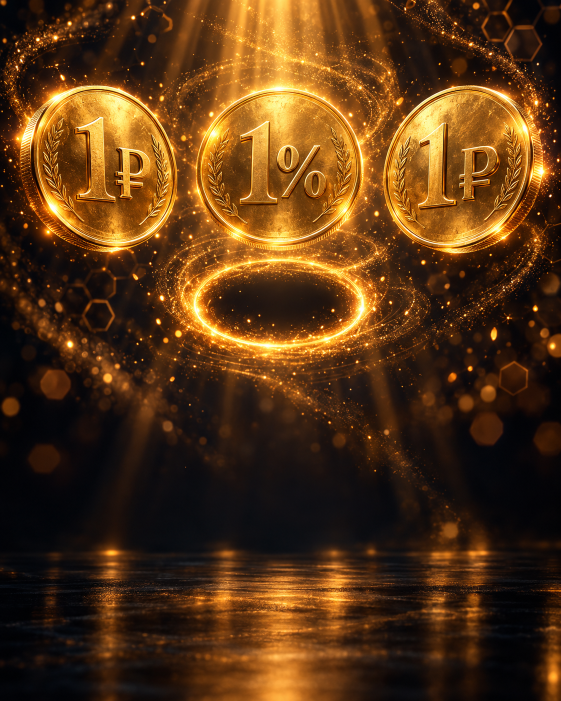
#> input picture promo/coins-bg-2.png, 1122 x 1402 px, found by its file name (shown at 1/2 size)
$ python make_promo2.py
#> lines starting #> are read from the running program, lines starting #| are printed output that depends on the picture
# Вторая, «завораживающая» версия рекламы «1 ₽ · 1% · 1 ₽» (4:5, 1080x1350).
# Фон: promo/coins-bg-2.png (сгенерирован), логотип: iva_logo.png.
# Шрифт Montserrat (OFL) из npm-пакета @fontsource/montserrat, собран в /tmp/fnt/M*.ttf.
from PIL import Image, ImageDraw, ImageFilter, ImageFont, ImageChops

ROOT = '/home/user/Arenda-Nvk/'
W, H = 1360, 1700
SHIFT = 148                                   # поднимаем сцену, чтобы влез текст
K = W / 1122                                  # масштаб исходного фона
OR, TX, GR = (255, 143, 31), (246, 242, 234), (206, 198, 184)
F = lambda w, s: ImageFont.truetype('/tmp/fnt/M%d.ttf' % w, s)

src = Image.open(ROOT + 'promo/coins-bg-2.png').convert('RGB').resize((W, round(1402 * K)), Image.LANCZOS)
bg = Image.new('RGB', (W, H))
#> bg: PIL image 1360x1700 RGB; every value is 0
bg.paste(src.crop((0, SHIFT, W, src.height)), (0, 0))
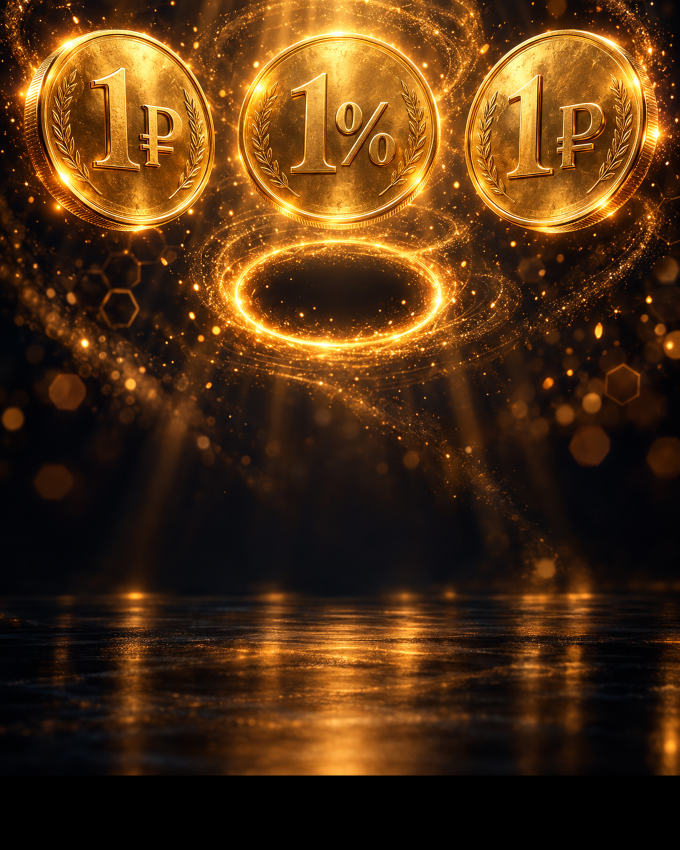
#> bg: PIL image 1360x1700 RGB (shown at 1/2 size); mean R, G, B 78.7, 47.9, 18.7
floor = src.crop((0, src.height - SHIFT - 40, W, src.height)).transpose(Image.FLIP_TOP_BOTTOM)
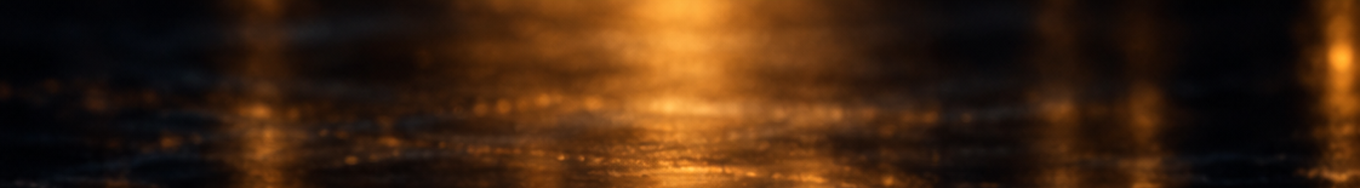
#> floor: PIL image 1360x188 RGB; mean R, G, B 62.1, 35.3, 14.9
bg.paste(floor, (0, src.height - SHIFT - 40))
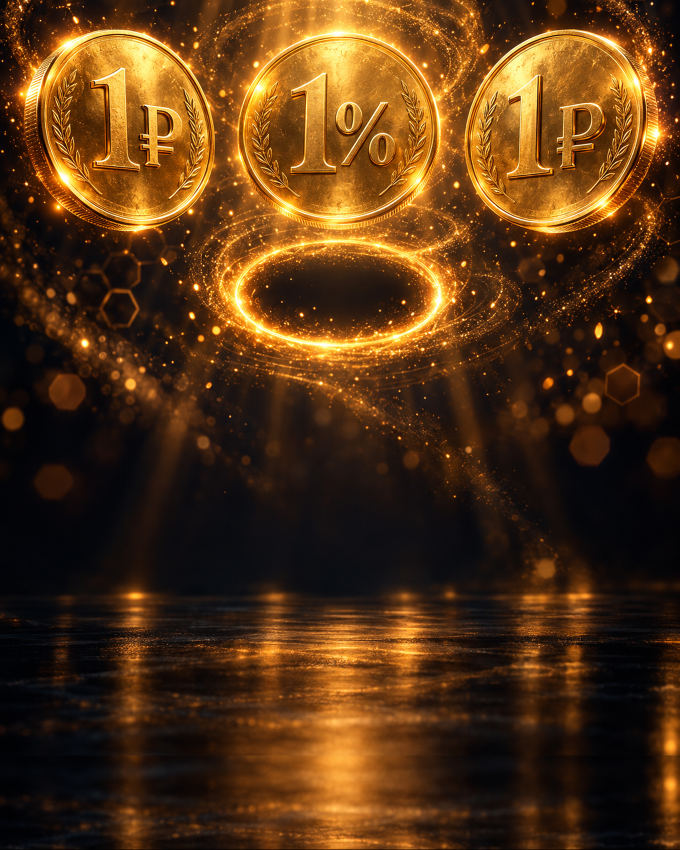
#> bg: PIL image 1360x1700 RGB (shown at 1/2 size); mean R, G, B 84.2, 51, 20
img = bg.convert('RGBA')

# мягкое затемнение под текстом (свет по краям остаётся)
shade = Image.new('L', (W, H), 0)
#> shade: PIL image 1360x1700 L; every value is 0
sd = ImageDraw.Draw(shade)
for y in range(780, H):
    sd.line([(0, y), (W, y)], fill=int(min(185, (y - 780) * 0.62)))
img = Image.composite(Image.new('RGBA', (W, H), (8, 9, 13, 255)), img, shade)
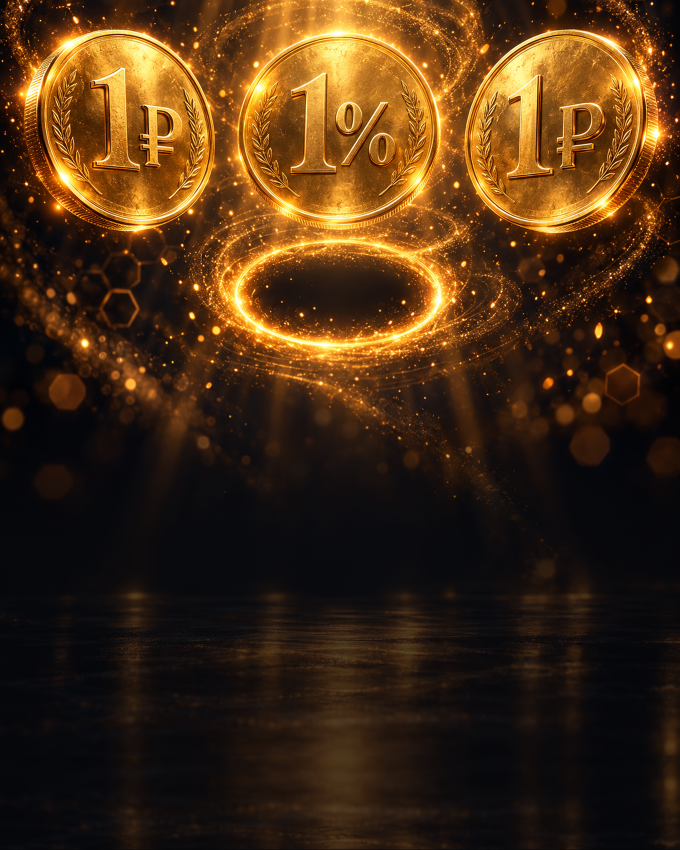
#> img: PIL image 1360x1700 RGBA (shown at 1/2 size); mean R, G, B, A 70.3, 44.4, 19.5, 255


# [8 lines left out: function gold_fill, not called in this run]


def glow(layer, radius, times=1):
    global img
    for _ in range(times):
        img = Image.alpha_composite(img, layer.filter(ImageFilter.GaussianBlur(radius)))


# ---- логотип-медальон того же размера, что монеты ----
D = round(318 * K)
CX, CY = round(566 * K), round(668 * K) - SHIFT
TOP = CY - D // 2
halo = Image.new('RGBA', (W, H), (0, 0, 0, 0))
#> halo: PIL image 1360x1700 RGBA; every value is 0
ImageDraw.Draw(halo).ellipse((CX - D // 2 - 40, TOP - 40, CX + D // 2 + 40, TOP + D + 40), fill=(255, 160, 40, 170))
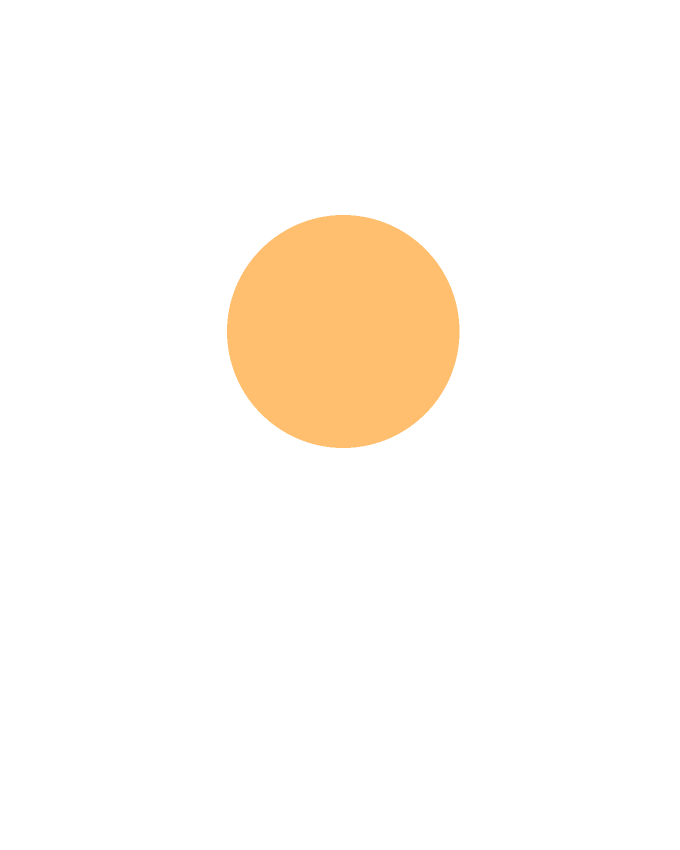
#> halo: PIL image 1360x1700 RGBA (shown at 1/2 size); mean R, G, B, A 18.8, 11.8, 2.9, 12.5; transparent parts drawn white
glow(halo, 40)
#> the loop in glow, `for _ in range(times):` made 1 pass
#> pass 1, in glow, `img = Image.alpha_composite(img, layer.filter(ImageFilter.GaussianBlur..`:
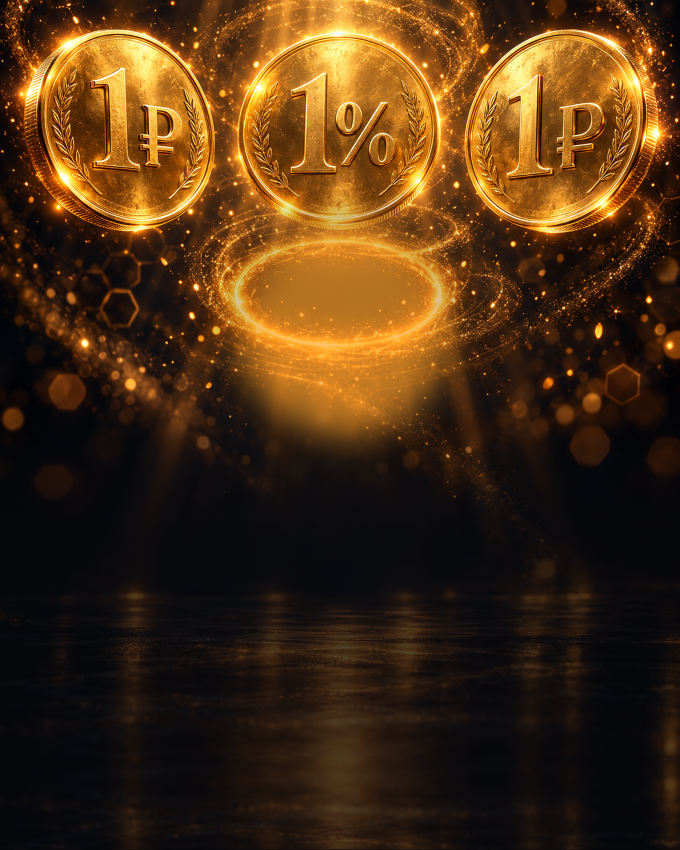
#> img: PIL image 1360x1700 RGBA (shown at 1/2 size); mean R, G, B, A 74.4, 47, 19.7, 255
#> (the run stopped early here; a loop or call above may not have finished)

$ run again, with promo/coins-bg.png copied over promo/coins-bg-2.png
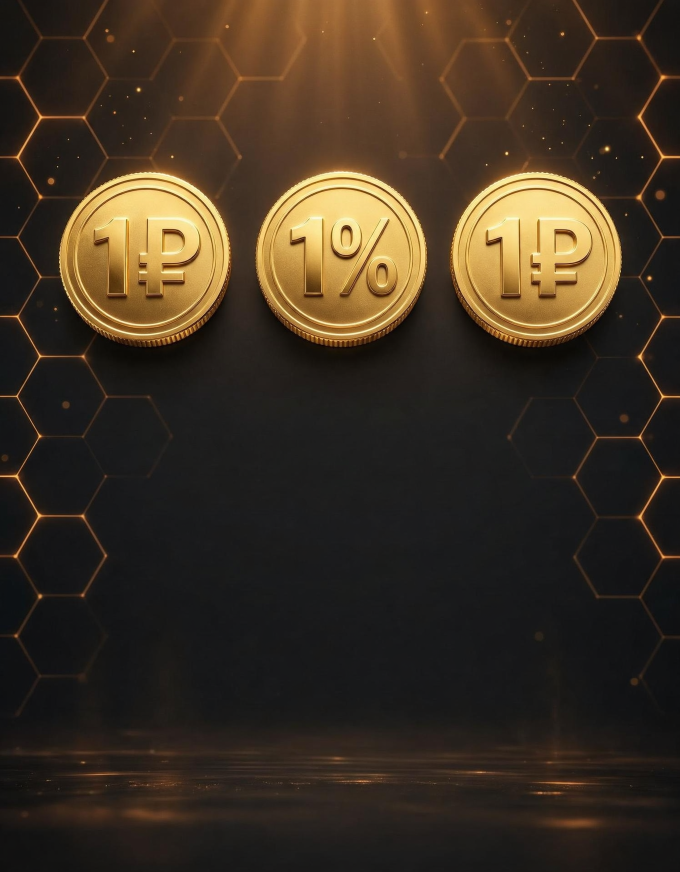
#> input picture promo/coins-bg.png, 1360 x 1744 px, found by its file name (shown at 1/2 size)
#> `floor = src.crop((0, src.height - SHIFT - 40, W, src.height)).transpos..`:
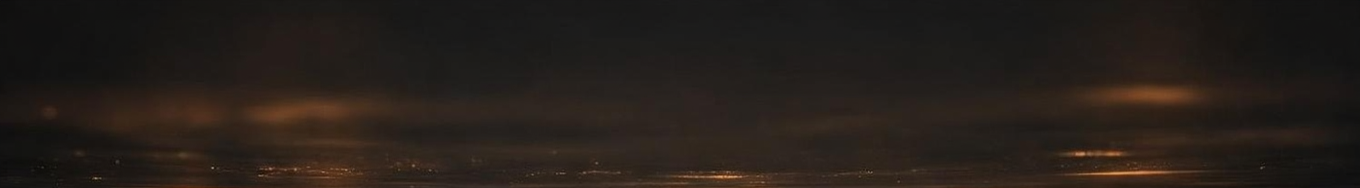
#> floor: PIL image 1360x188 RGB; mean R, G, B 38, 30.8, 25.8
#> shade: PIL image 1360x1700 L; every value is 0
#> the loop in glow, `for _ in range(times):` made 1 pass
#> pass 1, in glow, `img = Image.alpha_composite(img, layer.filter(ImageFilter.GaussianBlur..`:
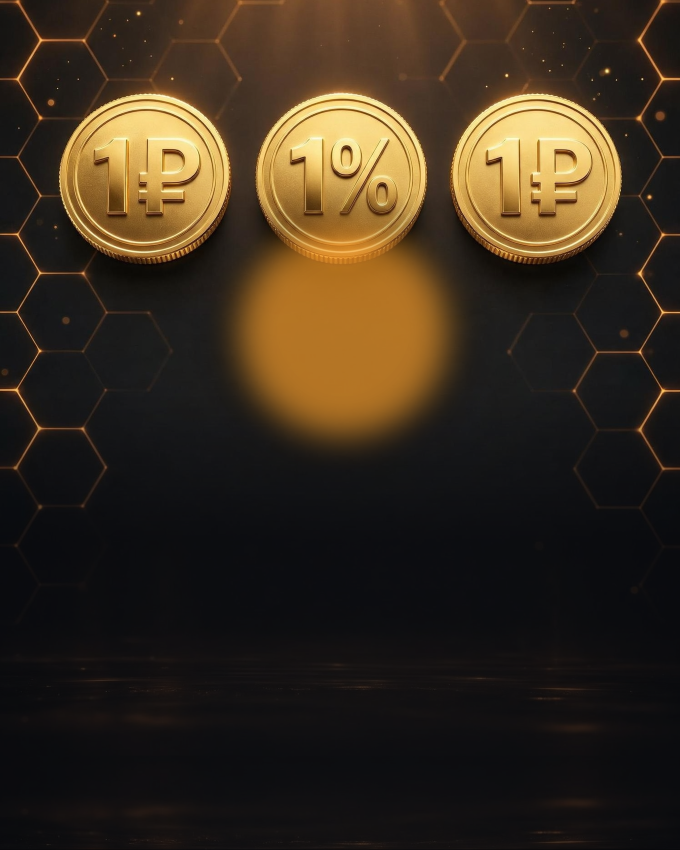
#> img: PIL image 1360x1700 RGBA (shown at 1/2 size); mean R, G, B, A 56.7, 44.6, 29.8, 255
